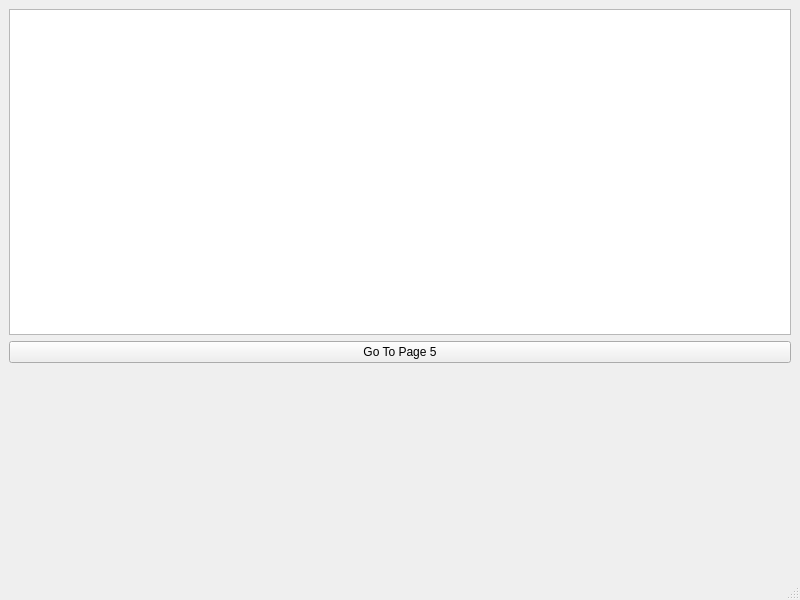
<?xml version="1.0" encoding="UTF-8"?>
<ui version="4.0">
 <class>MainWindow</class>
 <widget class="QMainWindow" name="MainWindow">
  <property name="geometry">
   <rect>
    <x>0</x>
    <y>0</y>
    <width>800</width>
    <height>600</height>
   </rect>
  </property>
  <property name="windowTitle">
   <string>MainWindow</string>
  </property>
  <widget class="QWidget" name="centralwidget">
   <layout class="QVBoxLayout" name="verticalLayout">
    <item>
     <widget class="QPlainTextEdit" name="plainTextEdit"/>
    </item>
    <item>
     <widget class="QPushButton" name="pushButton">
      <property name="text">
       <string>Go To Page 5</string>
      </property>
     </widget>
    </item>
    <item>
     <widget class="MarkdownView" name="widget" native="true">
      <property name="minimumSize">
       <size>
        <width>320</width>
        <height>200</height>
       </size>
      </property>
     </widget>
    </item>
   </layout>
  </widget>
  <widget class="QMenuBar" name="menubar">
   <property name="geometry">
    <rect>
     <x>0</x>
     <y>0</y>
     <width>800</width>
     <height>24</height>
    </rect>
   </property>
  </widget>
  <widget class="QStatusBar" name="statusbar"/>
 </widget>
 <customwidgets>
  <customwidget>
   <class>MarkdownView</class>
   <extends>QWidget</extends>
   <header>omrexams/gui/widgets/markdown_view</header>
  </customwidget>
 </customwidgets>
 <resources>
  <include location="resources/resources.qrc"/>
 </resources>
 <connections/>
</ui>
